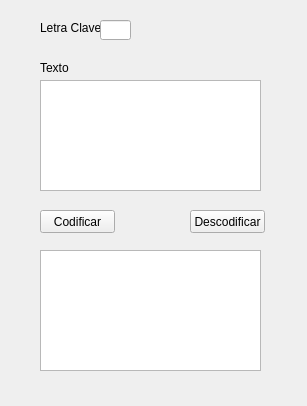
<?xml version="1.0" encoding="UTF-8"?>
<ui version="4.0">
 <class>Widget</class>
 <widget class="QWidget" name="Widget">
  <property name="geometry">
   <rect>
    <x>0</x>
    <y>0</y>
    <width>307</width>
    <height>406</height>
   </rect>
  </property>
  <property name="windowTitle">
   <string>App Codificacion</string>
  </property>
  <widget class="QLabel" name="label">
   <property name="geometry">
    <rect>
     <x>40</x>
     <y>20</y>
     <width>61</width>
     <height>16</height>
    </rect>
   </property>
   <property name="text">
    <string>Letra Clave</string>
   </property>
  </widget>
  <widget class="QLabel" name="label_2">
   <property name="geometry">
    <rect>
     <x>40</x>
     <y>60</y>
     <width>31</width>
     <height>16</height>
    </rect>
   </property>
   <property name="text">
    <string>Texto </string>
   </property>
  </widget>
  <widget class="QLineEdit" name="lineEdit">
   <property name="geometry">
    <rect>
     <x>100</x>
     <y>20</y>
     <width>31</width>
     <height>20</height>
    </rect>
   </property>
  </widget>
  <widget class="QPlainTextEdit" name="plainTextEdit">
   <property name="geometry">
    <rect>
     <x>40</x>
     <y>80</y>
     <width>221</width>
     <height>111</height>
    </rect>
   </property>
  </widget>
  <widget class="QPushButton" name="pushButton">
   <property name="geometry">
    <rect>
     <x>40</x>
     <y>210</y>
     <width>75</width>
     <height>23</height>
    </rect>
   </property>
   <property name="text">
    <string>Codificar</string>
   </property>
  </widget>
  <widget class="QPushButton" name="pushButton_2">
   <property name="geometry">
    <rect>
     <x>190</x>
     <y>210</y>
     <width>75</width>
     <height>23</height>
    </rect>
   </property>
   <property name="text">
    <string>Descodificar</string>
   </property>
  </widget>
  <widget class="QPlainTextEdit" name="plainTextEdit_2">
   <property name="geometry">
    <rect>
     <x>40</x>
     <y>250</y>
     <width>221</width>
     <height>121</height>
    </rect>
   </property>
  </widget>
 </widget>
 <resources/>
 <connections/>
</ui>
